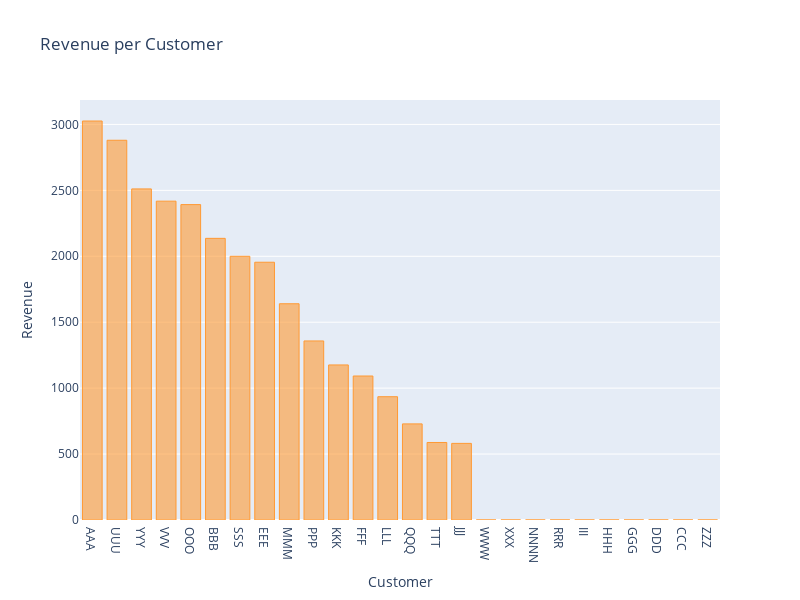

Source (notebook cell):
### Markdown cell above
#### How much revenue is brought in per customer per month?

### Code cell
layout = cf.Layout(
    height = 600,
    width = 800,
    yaxis = dict(
    title = 'Revenue'),
    xaxis = dict(
    title = 'Customer'),
    title = 'Revenue per Customer'
)

fig = df_customer.set_index('company_name')[['revenue']].sort_values('revenue',ascending=False).\
    iplot(kind='bar',
          fill=True,
          width=2,
          asFigure=True,
          layout = layout)

    

fig.show()

### Figure 1 — Plotly figure (JSON) as saved in the notebook; plotly's stock layout.template omitted (floating-point values rounded to 4 significant figures)
{"data": [{"marker": {"color": "rgba(255, 153, 51, 0.6)", "line": {"color": "rgba(255, 153, 51, 1.0)", "width": 1}}, "name": "revenue", "orientation": "v", "text": "", "type": "bar", "x": ["AAA", "UUU", "YYY", "VVV", "OOO", "BBB", "SSS", "EEE", "MMM", "PPP", "KKK", "FFF", "LLL", "QQQ", "TTT", "JJJ", "WWW", "XXX", "NNNN", "RRR", "III", "HHH", "GGG", "DDD", "CCC", "ZZZ"], "y": [3026, 2880, 2511, 2418, 2392, 2136, 2000, 1955, 1640, 1358, 1176, 1092, 935, 729, 588, 581, 0, 0, 0, 0, 0, 0, 0, 0, 0, 0]}], "layout": {"height": 600, "title": {"text": "Revenue per Customer"}, "width": 800, "xaxis": {"title": {"text": "Customer"}}, "yaxis": {"title": {"text": "Revenue"}}}}
